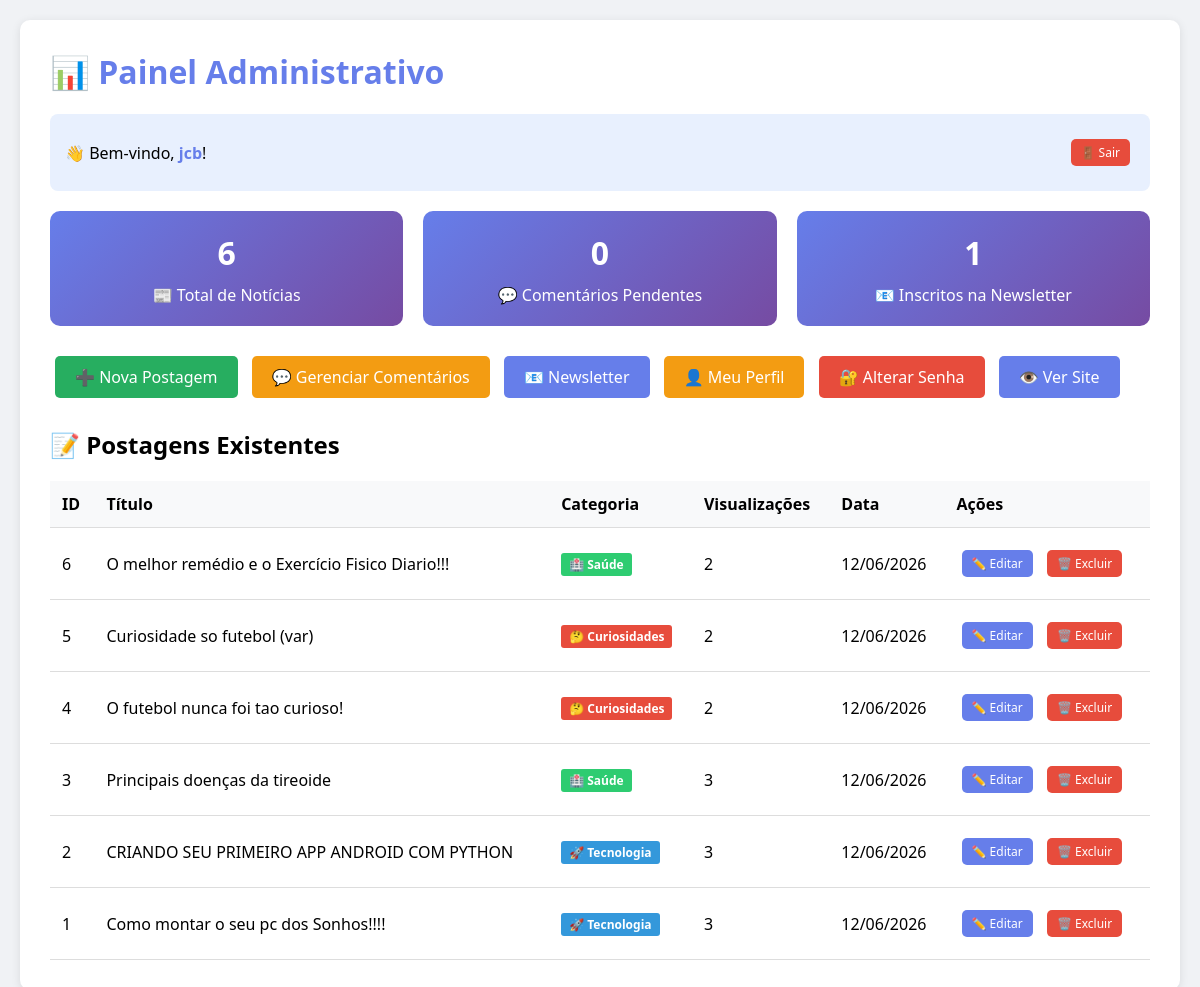
Page /admin (signed in) on the earlier database version.
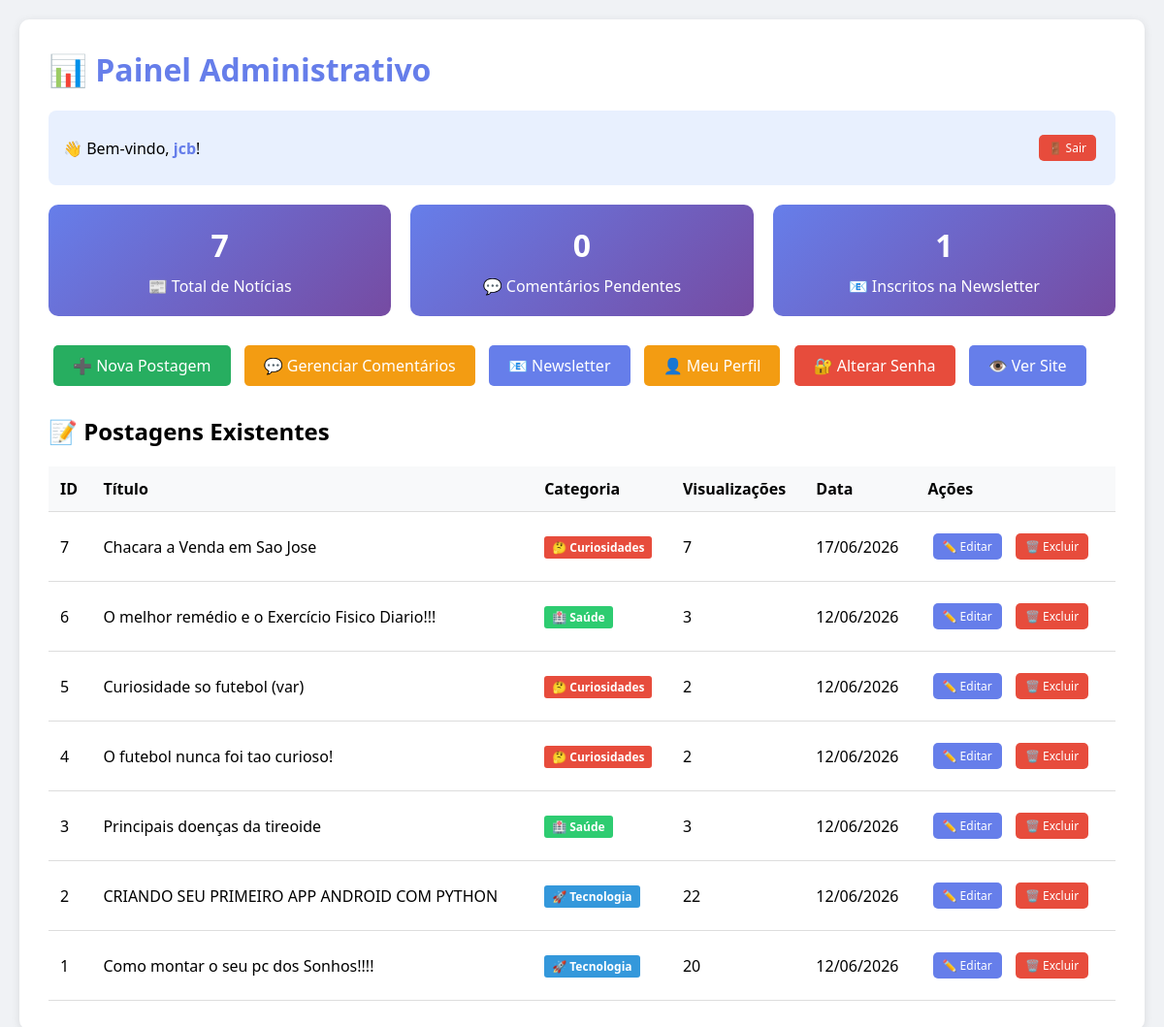
Same page on the later database version.
### app.py (models this page shows)
class Noticia(db.Model):
    id = db.Column(db.Integer, primary_key=True)
    titulo = db.Column(db.String(200), nullable=False)
    conteudo = db.Column(db.Text, nullable=False)
    categoria = db.Column(db.String(50), nullable=False)  # 'tecnologia', 'saude', 'curiosidades'
    imagem = db.Column(db.String(200), nullable=True)
    video_url = db.Column(db.String(200), nullable=True)
    visualizacoes = db.Column(db.Integer, default=0)
    data_publicacao = db.Column(db.DateTime, default=datetime.utcnow)

### app.py (the view)
@app.route('/admin')
def admin_panel():
    if not session.get('logged_in'):
        return redirect(url_for('login'))
    noticias = Noticia.query.order_by(Noticia.data_publicacao.desc()).all()
    comentarios_pendentes = Comentario.query.filter_by(aprovado=False).count()
    inscritos_count = Inscrito.query.filter_by(ativo=True).count()
    return render_template('admin.html', noticias=noticias,
                           comentarios_pendentes=comentarios_pendentes,
                           inscritos_count=inscritos_count)

### app.py (called while the page is built)
@app.context_processor
def utility_processor():
    return dict(converter_link_youtube=converter_link_youtube)

### templates/admin.html (shortened to what this page needs)
<!DOCTYPE html>
<html lang="pt-br">
<head>
</head>
<body>
    <div class="container">
        <h1>📊 Painel Administrativo</h1>
        <div class="user-info">
            <div>👋 Bem-vindo, <span class="user-name">{{ session.username }}</span>!</div>
            <div>
                <a href="/logout" class="btn btn-danger" style="padding: 5px 10px; font-size: 12px;">🚪 Sair</a>
            </div>
        </div>
        <div class="stats">
            <div class="stat-card">
                <h3>{{ noticias|length }}</h3>
                <p>📰 Total de Notícias</p>
            </div>
            <div class="stat-card">
                <h3>{{ comentarios_pendentes }}</h3>
                <p>💬 Comentários Pendentes</p>
            </div>
            <div class="stat-card">
                <h3>{{ inscritos_count }}</h3>
                <p>📧 Inscritos na Newsletter</p>
            </div>
        </div>
        <div style="margin: 20px 0;">
            <a href="/admin/nova" class="btn btn-success">➕ Nova Postagem</a>
            <a href="/admin/comentarios" class="btn btn-warning">💬 Gerenciar Comentários</a>
            <a href="/admin/newsletter" class="btn">📧 Newsletter</a>
            <a href="/admin/perfil" class="btn" style="background: #f39c12;">👤 Meu Perfil</a>
            <a href="/admin/alterar-senha" class="btn btn-dark" style="background: #e74c3c;">🔐 Alterar Senha</a>
            <a href="/" class="btn">👁️ Ver Site</a>
        </div>
        <h2>📝 Postagens Existentes</h2>
        <table>
            <thead>
                <tr><th>ID</th><th>Título</th><th>Categoria</th><th>Visualizações</th><th>Data</th><th>Ações</th></tr>
            </thead>
            <tbody>
                {% for noticia in noticias %}
                <tr>
                    <td>{{ noticia.id }}</td>
                    <td>{{ noticia.titulo }}</td>
                    <td>
                        <span class="categoria-badge
                            {% if noticia.categoria == 'tecnologia' %}tech
                            {% elif noticia.categoria == 'saude' %}saude
                            {% else %}curiosidades{% endif %}">
                            {% if noticia.categoria == 'tecnologia' %}🚀 Tecnologia
                            {% elif noticia.categoria == 'saude' %}🏥 Saúde
                            {% else %}🤔 Curiosidades{% endif %}
                        </span>
                    </td>
                    <td>{{ noticia.visualizacoes }}</td>
                    <td>{{ noticia.data_publicacao.strftime('%d/%m/%Y') }}</td>
                    <td>
                        <a href="/admin/editar/{{ noticia.id }}" class="btn" style="padding: 5px 10px; font-size: 12px;">✏️ Editar</a>
                        <a href="/admin/excluir/{{ noticia.id }}" class="btn btn-danger" style="padding: 5px 10px; font-size: 12px;" onclick="return confirm('Tem certeza?')">🗑️ Excluir</a>
                    </td>
                </tr>
                {% endfor %}
            </tbody>
        </table>
    </div>
</body>
</html>

### templates/admin.html (style rules this page uses)
body { font-family: 'Segoe UI', Tahoma, Geneva, Verdana, sans-serif; background: #f0f2f5; margin: 0; padding: 20px; }
.container { max-width: 1200px; margin: 0 auto; background: white; border-radius: 10px; padding: 30px; box-shadow: 0 2px 10px rgba(0,0,0,0.1); }
h1 { color: #667eea; margin-top: 0; }
.stats { display: grid; grid-template-columns: repeat(auto-fit, minmax(200px, 1fr)); gap: 20px; margin: 20px 0; }
.stat-card { background: linear-gradient(135deg, #667eea, #764ba2); color: white; padding: 20px; border-radius: 10px; text-align: center; }
.stat-card h3 { font-size: 32px; margin: 0; }
.stat-card p { margin: 10px 0 0; }
.btn { display: inline-block; padding: 10px 20px; background: #667eea; color: white; text-decoration: none; border-radius: 5px; margin: 10px 5px; }
.btn-danger { background: #e74c3c; }
.btn-success { background: #27ae60; }
.btn-warning { background: #f39c12; }
.btn-dark { background: #2c3e50; }
table { width: 100%; border-collapse: collapse; margin-top: 20px; }
th, td { padding: 12px; text-align: left; border-bottom: 1px solid #ddd; }
th { background: #f8f9fa; }
.categoria-badge { display: inline-block; padding: 3px 8px; border-radius: 3px; font-size: 12px; font-weight: bold; }
.tech { background: #3498db; color: white; }
.saude { background: #2ecc71; color: white; }
.curiosidades { background: #e74c3c; color: white; }
.user-info { background: #e8f0fe; padding: 15px; border-radius: 8px; margin-bottom: 20px; display: flex; justify-content: space-between; align-items: center; flex-wrap: wrap; }
.user-name { font-weight: bold; color: #667eea; }

Differences in the rows shown:
added Noticia: id "7", titulo "Chacara a Venda em Sao Jose", categoria "🤔 Curiosidades", visualizacoes "7", data_publicacao "17/06/2026"
changed Noticia "O melhor remédio e o Exercício Fisico Diario!!!": visualizacoes "2" → "3"
changed Noticia "CRIANDO SEU PRIMEIRO APP ANDROID COM PYTHON": visualizacoes "3" → "22"
changed Noticia "Como montar o seu pc dos Sonhos!!!!": visualizacoes "3" → "20"
Other differences:
{{ noticias|length }}: "6" → "7"
